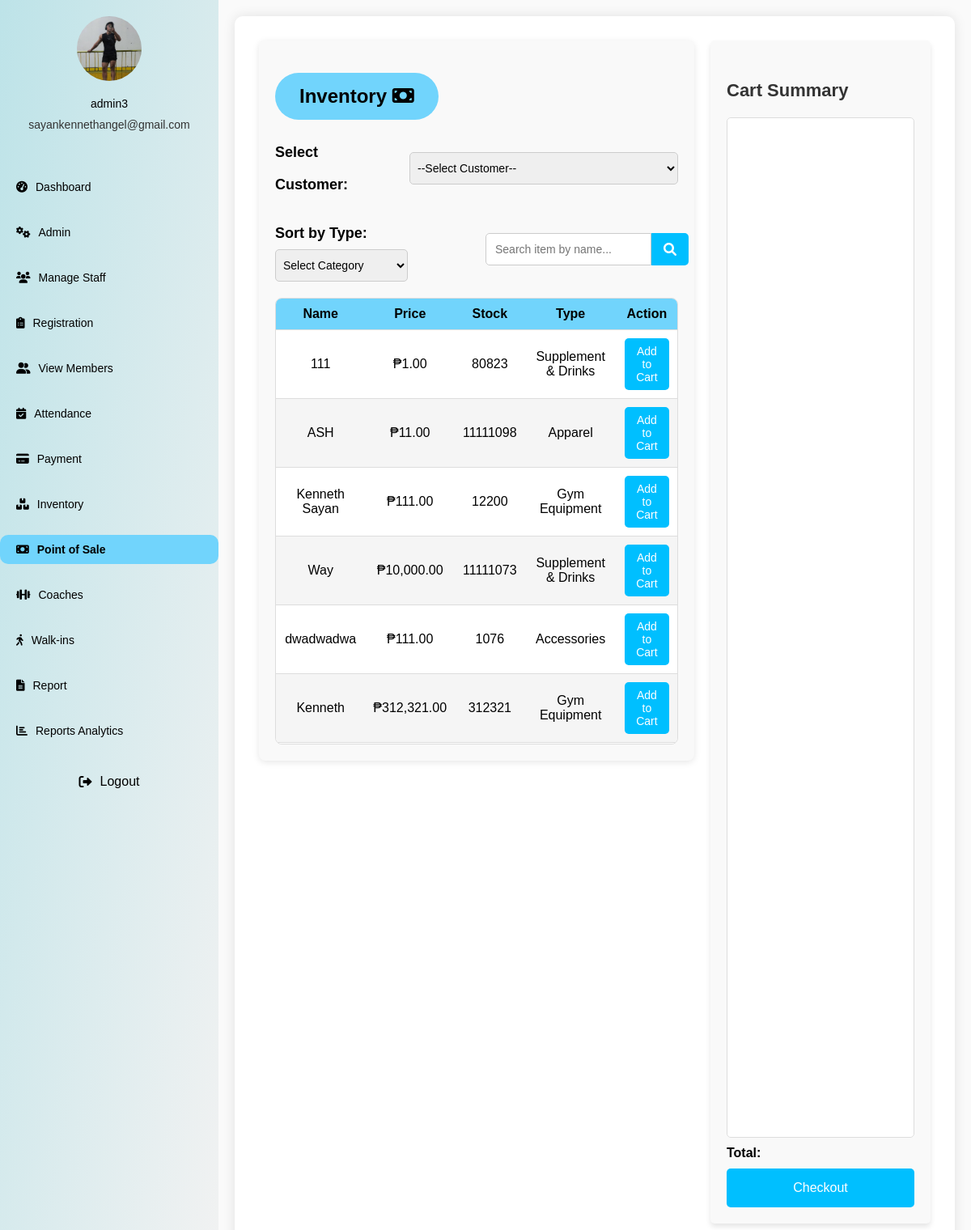
The app's page /screens/pos.php (signed in) with its own data.
### tables this page shows
CREATE TABLE `users` (
  `user_id` int(11) NOT NULL,
  `username` varchar(50) NOT NULL,
  `password` varchar(255) NOT NULL,
  `contact_no` varchar(15) DEFAULT NULL,
  `gender` enum('male','female','other') DEFAULT NULL,
  `email` varchar(100) DEFAULT NULL,
  `usertype` enum('admin','staff') NOT NULL,
  `created_at` timestamp NOT NULL DEFAULT current_timestamp(),
  `profile_picture` varchar(255) DEFAULT 'default-profile.png',
  `otp_code` int(11) DEFAULT NULL,
  `otp_expiration` datetime DEFAULT NULL
);

CREATE TABLE `inventory` (
  `id` int(11) NOT NULL,
  `name` varchar(255) NOT NULL,
  `type` varchar(255) NOT NULL,
  `quantity` int(11) NOT NULL,
  `price` decimal(10,2) NOT NULL,
  `date_acquired` date NOT NULL
);

### screens/pos.php (the view, shortened to what this page needs)
<?php
require_once 'db_connection.php';
$username = $_SESSION["username"];
$usertype = $_SESSION["usertype"];
$user_info = [];
$query = "SELECT username, email, profile_picture FROM users WHERE username = ? AND usertype = ?";
$stmt = $conn->prepare($query);
if ($stmt) {
    $stmt->bind_param("ss", $username, $usertype);
    $stmt->execute();
    $result = $stmt->get_result();
    if ($result->num_rows === 1) {
        $user_info = $result->fetch_assoc();
    }
}
$conn->query("SET time_zone = '+08:00'");
$query = "SELECT * FROM inventory";
$inventory_result = $conn->query($query);
?>
<!DOCTYPE html>
<html lang="en">
<head>
    <link rel="stylesheet" href="https://cdnjs.cloudflare.com/ajax/libs/font-awesome/6.0.0-beta3/css/all.min.css">
    <link rel="stylesheet" href="/brew+flex/css/pos.css">
</head>
<body>
    <div class="container">
        <aside class="sidebar">
            <div class="admin-info">
                <img src="<?php echo htmlspecialchars($user_info['profile_picture'] ?? 'default-profile.png'); ?>" alt="Admin Avatar">
                <h3><?php echo htmlspecialchars($user_info['username']); ?></h3>
                <p><?php echo htmlspecialchars($user_info['email']); ?></p>
            </div>
            <nav class="menu">
                <ul>
                    <li ><a href="dashboard.php"><i class="fas fa-tachometer-alt"></i> Dashboard</a></li>
                    <?php if ($usertype === 'admin'): ?>
                        <li><a href="adminpage.php"><i class="fas fa-cogs"></i> Admin</a></li>
                        <li><a href="managestaff.php"><i class="fas fa-users"></i> Manage Staff</a></li>
                    <?php endif; ?>
                    <li><a href="registration.php"><i class="fas fa-clipboard-list"></i> Registration</a></li>
                    <li><a href="memberspage.php"><i class="fas fa-user-friends"></i> View Members</a></li>
                    <li ><a href="attendance.php"><i class="fas fa-calendar-check"></i> Attendance</a></li>
                    <li ><a href="payment.php"><i class="fas fa-credit-card"></i> Payment</a></li>
                    <li ><a href="inventory.php"><i class="fas fa-boxes"></i> Inventory</a></li>
                    <li class="active"><a href="pos.php"><i class="fas fa-money-bill"></i> Point of Sale</a></li>
                    <li><a href="coaches.php"><i class="fas fa-dumbbell"></i> Coaches</a></li>
                    <li><a href="walkins.php"><i class="fas fa-walking"></i> Walk-ins</a></li>
                    <li><a href="reports.php"><i class="fas fa-file-alt"></i> Report</a></li>
                    <li><a href="analytics.php"><i class="fas fa-chart-bar"></i> Reports Analytics</a></li>
                </ul>
                <div class="logout">
    <a href="#" onclick="showLogoutModal(); return true;">
        <i class="fas fa-sign-out-alt"></i> Logout
    </a>
</div>
</aside>
        <div class="main-content">
    <div class="pos-container">
        <div class="inventory-section">
    <h2>Inventory <i class="fas fa-money-bill"></i></h2>
<div class="filters-container">
    <div class="customer-selection">
        <label for="customer-select">Select Customer:</label>
        <select id="customer-select">
            <option value="">--Select Customer--</option>
        </select>
    </div>
    <div class="search-sort-container">
        <div class="sort-by-type">
            <label for="type-select">Sort by Type:</label>
            <select id="type-select">
                <option value="" disabled selected>Select Category</option>
            </select>
        </div>
        <div class="inventory-search">
            <div class="search-bar">
                <input type="text" id="search-bar" placeholder="Search item by name...">
                <button type="button">
                    <i class="fas fa-search"></i>
                </button>
            </div>
        </div>
    </div>
</div>
            <div class="scrollable-table">
                <table class="inventory-table">
                    <thead>
                        <tr>
                            <th>Name</th>
                            <th>Price</th>
                            <th>Stock</th>
                            <th>Type</th>
                            <th>Action</th>
                        </tr>
                    </thead>
                    <tbody>
                        <?php while ($item = $inventory_result->fetch_assoc()): ?>
                            <tr>
                                <td><?php echo htmlspecialchars($item['name']); ?></td>
                                <td>₱<?php echo htmlspecialchars(number_format($item['price'], 2)); ?></td>
                                <td><?php echo htmlspecialchars($item['quantity']); ?></td>
                                <td class="item-type"><?php echo htmlspecialchars($item['type']); ?></td>
                                <td>
                                    <button class="add-to-cart-btn">Add to Cart</button>
                                </td>
                            </tr>
                        <?php endwhile; ?>
                    </tbody>
                </table>
            </div>
        </div>
        <div class="cart-summary">
            <h4>Cart Summary</h4>
            <div class="cart-items">
            </div>
            <div class="cart-total">
                <div>
                Total:
                </div>
            </div>
            <button class="checkout-btn">Checkout</button>
        </div>
    </div>
</div>
</body>
</html>

### screens/pos.php (style rules this page uses)
.inventory-table th, .inventory-table td { padding: 10px; text-align: center; vertical-align: middle; border-bottom: 1px solid #ddd; }

### records on screen
users: profile_picture (placeholder picture), username "admin3", email "sayankennethangel@gmail.com"
inventory: name "111", price "1.00", quantity "80823", type "Supplement & Drinks"
inventory: name "ASH", price "11.00", quantity "11111098", type "Apparel"
inventory: name "Kenneth Sayan", price "111.00", quantity "12200", type "Gym Equipment"
inventory: name "Way", price "10,000.00", quantity "11111073", type "Supplement & Drinks"
inventory: name "dwadwadwa", price "111.00", quantity "1076", type "Accessories"
inventory: name "Kenneth", price "312,321.00", quantity "312321", type "Gym Equipment"
